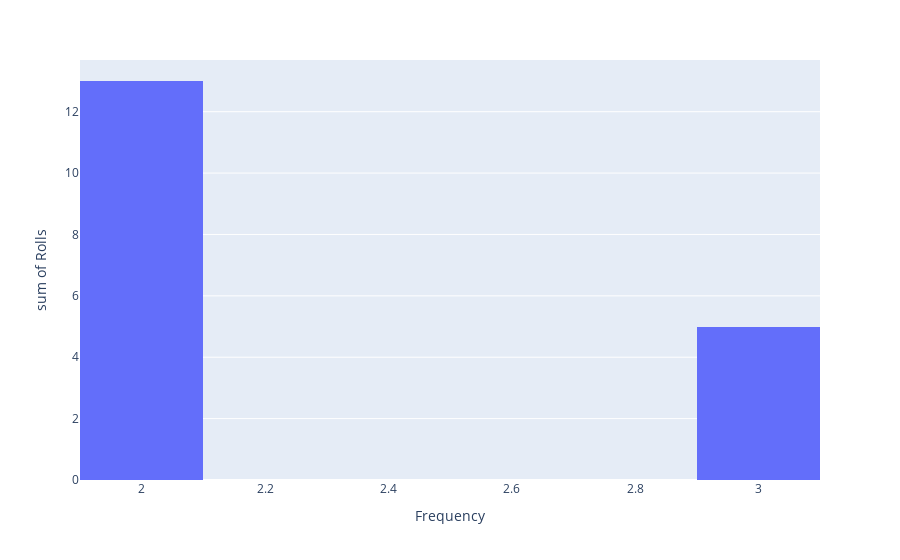

The notebook cell this image was saved under:
### Code cell
px.histogram(frequency_distribution, x='Frequency', y='Rolls', nbins=10, orientation='v')

### Figure 1 — Plotly figure (JSON) as saved in the notebook; plotly's stock layout.template omitted (floating-point values rounded to 4 significant figures)
{"data": [{"alignmentgroup": "True", "bingroup": "x", "histfunc": "sum", "hovertemplate": "Frequency=%{x}<br>sum of Rolls=%{y}<extra></extra>", "legendgroup": "", "marker": {"color": "#636efa", "pattern": {"shape": ""}}, "name": "", "nbinsx": 10, "offsetgroup": "", "orientation": "v", "showlegend": false, "type": "histogram", "x": [3, 2, 2, 2, 2], "xaxis": "x", "y": [5, 6, 1, 2, 4], "yaxis": "y"}], "layout": {"barmode": "relative", "legend": {"tracegroupgap": 0}, "margin": {"t": 60}, "xaxis": {"anchor": "y", "domain": [0, 1], "title": {"text": "Frequency"}}, "yaxis": {"anchor": "x", "domain": [0, 1], "title": {"text": "sum of Rolls"}}}}
